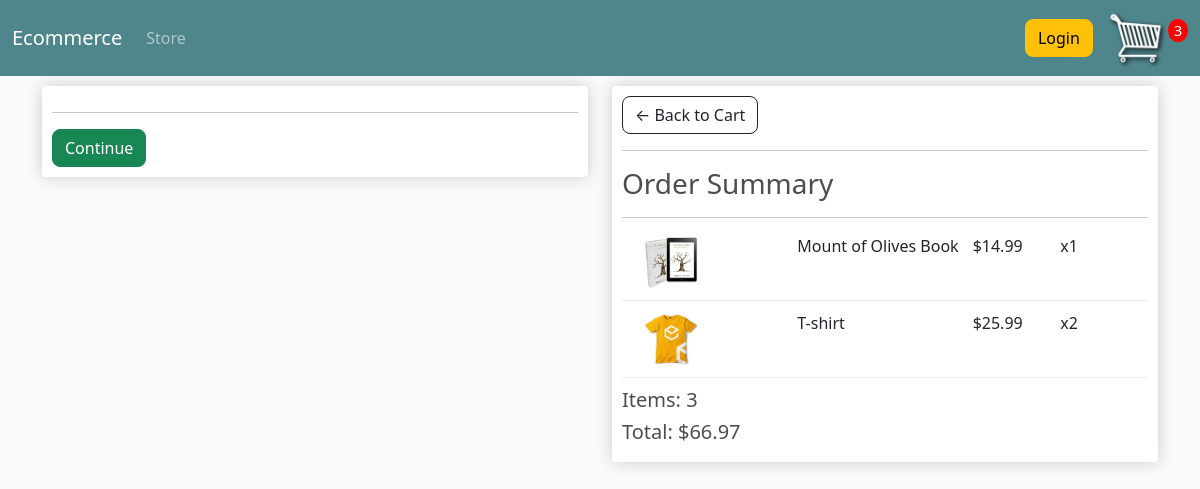
The page /checkout/ (signed in) on the database as committed earlier.
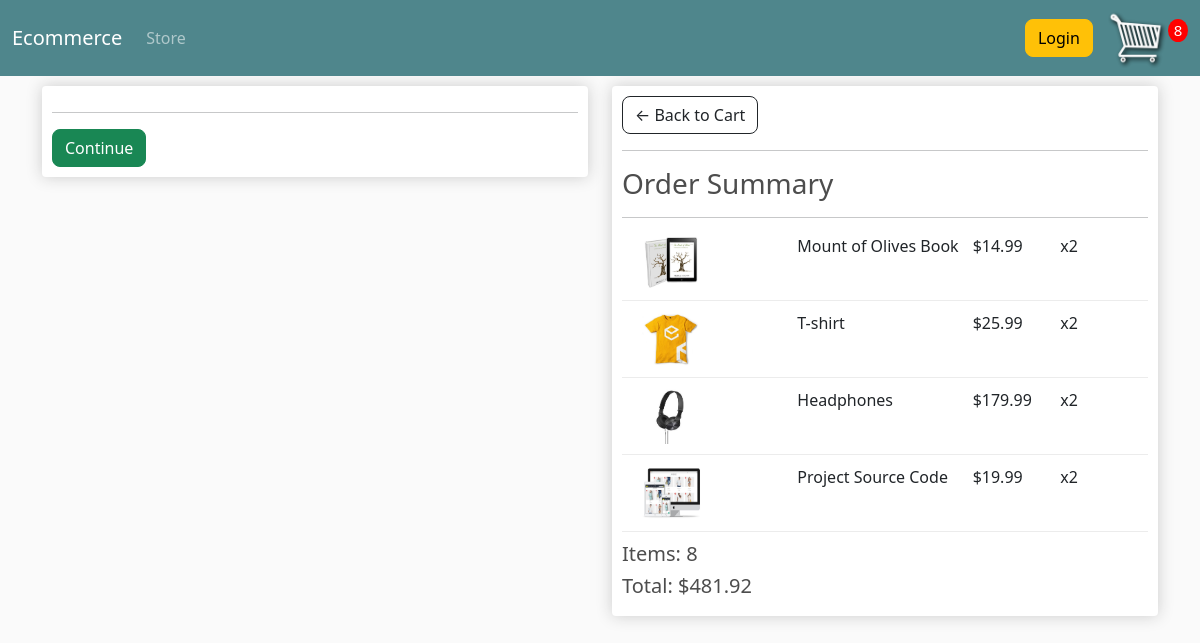
The same page on the database as committed later.
### store/models.py (models this page shows, shortened)
class OrderItem(models.Model):
    product = models.ForeignKey(
        Product, on_delete=models.SET_NULL, null=True, blank=True)
    order = models.ForeignKey(
        Order, on_delete=models.SET_NULL, blank=True, null=True)
    quantity = models.IntegerField(default=0, null=True, blank=True, )
    date_added = models.DateTimeField(auto_now_add=True)
    @property
    def get_total(self):
        total = self.product.price * self.quantity
        return total

class Product(models.Model):
    name = models.CharField(max_length=200)
    price = models.FloatField()
    digital = models.BooleanField(default=False, null=True, blank=True)
    image = models.ImageField(null=True, blank=True)
    @property
    def imageURL(self):
        try:
            url = self.image.url
        except:
            url = ''
        return url

class Order(models.Model):
    customer = models.ForeignKey(
        Customer, on_delete=models.SET_NULL, null=True, blank=True)
    data_ordered = models.DateTimeField(auto_now_add=True)
    complete = models.BooleanField(default=True)
    transaction_id = models.CharField(max_length=100, null=True)
    @property
    def shipping(self):
        shipping = False
        orderitems = self.orderitem_set.all()
        for i in orderitems:
            if i.product.digital == False:
                shipping = True
                break
        return shipping
    @property
    def get_cart_total(self):
        orderitems = self.orderitem_set.all()
        total = sum([item.get_total for item in orderitems])
        return total
    @property
    def get_cart_items(self):
        orderitems = self.orderitem_set.all()
        total = sum([item.quantity for item in orderitems])
        return total

### store/views.py (the view)
# urls.py: path('checkout/', views.checkout, name='checkout'),
def checkout(request):
    if request.user.is_authenticated:
        customer = request.user.customer
        order, created = Order.objects.get_or_create(
            customer=customer, complete=False)
        items = order.orderitem_set.all()
        cartItems = order.get_cart_items
        print("order.shipping:", order.shipping)
    else:
        items = []
        order = {'get_cart_total': 0, 'get_cart_items': 0, 'shipping': False}
        cartItems = order['get_cart_items']
    context = {'items': items, 'order': order, 'cartItems': cartItems}
    return render(request, 'store/checkout.html', context)

### store/templates/store/checkout.html (shortened to what this page needs)
<!DOCTYPE html>
{% extends 'store/main.html' %} {% load static %} {% block content %}
<div class="row">
  <div class="col-lg-6">
    <div class="box-element" id="form-wrapper">
      <form id="form">
        <hr />
        <input
          id="form-button"
          class="btn btn-success btn-block"
          type="submit"
          value="Continue"
        />
      </form>
    </div>
    <br />
  </div>
  <div class="col-lg-6">
    <div class="box-element">
      <a class="btn btn-outline-dark" href="{% url 'cart' %}"
        >&#x2190; Back to Cart</a
      >
      <hr />
      <h3>Order Summary</h3>
      <hr />
      {% for item in items %}
      <div class="cart-row">
        <div style="flex: 2">
          <img class="row-image" src="{{item.product.imageURL}}" />
        </div>
        <div style="flex: 2"><p>{{item.product.name}}</p></div>
        <div style="flex: 1"><p>${{item.product.price|floatformat:2}}</p></div>
        <div style="flex: 1"><p>x{{item.quantity}}</p></div>
      </div>
      {% endfor %}
      <h5>Items: {{order.get_cart_items}}</h5>
      <h5>Total: ${{order.get_cart_total|floatformat:2}}</h5>
    </div>
  </div>
</div>
{% endblock content %}

Rows that differ between the two databases and show on the page:
changed OrderItem "Mount of Olives Book": quantity "1" → "2"
added OrderItem: product.imageURL (picture), product.name "Headphones", product.price "179.99", quantity "2"
added OrderItem: product.imageURL (picture), product.name "Project Source Code", product.price "19.99", quantity "2"
changed through a linked row, Order: get_cart_items "3" → "8"; get_cart_total "66.97" → "481.92"
Other text that changed with them:
{{ cartItems }}: "3" → "8"
